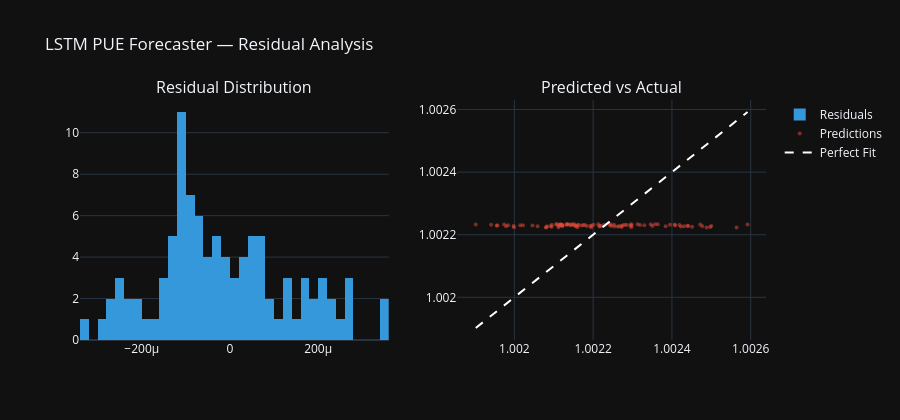

The cell this chart's notebook holds for it:
### Code cell
# Training curve
fig, axes = plt.subplots(1, 2, figsize=(15, 5))

axes[0].plot(train_losses, label='Train Loss', color='#3498db')
axes[0].plot(val_losses,   label='Val Loss',   color='#e74c3c')
axes[0].set_title('LSTM Training Curve', fontweight='bold')
axes[0].set_xlabel('Epoch')
axes[0].set_ylabel('MSE Loss')
axes[0].legend()

# Predictions vs actual
n_show = min(200, len(y_true_real))
axes[1].plot(y_true_real[:n_show], label='Actual PUE',    color='#2ecc71', linewidth=1.5)
axes[1].plot(y_pred_real[:n_show], label='Predicted PUE', color='#e74c3c',
             linewidth=1.5, linestyle='--')
axes[1].set_title('PUE Forecast vs Actual (Test Set)', fontweight='bold')
axes[1].set_xlabel('Time Steps (15-min intervals)')
axes[1].set_ylabel('PUE')
axes[1].legend()

plt.tight_layout()
plt.savefig('pue_forecasting_results.png', dpi=150, bbox_inches='tight')
plt.show()

# Residuals
residuals = y_true_real - y_pred_real
fig2 = make_subplots(rows=1, cols=2, subplot_titles=[
    'Residual Distribution', 'Predicted vs Actual'
])
fig2.add_trace(go.Histogram(x=residuals, nbinsx=50,
    marker_color='#3498db', name='Residuals'), row=1, col=1)
fig2.add_trace(go.Scatter(x=y_true_real, y=y_pred_real, mode='markers',
    marker=dict(color='#e74c3c', size=4, opacity=0.5),
    name='Predictions'), row=1, col=2)
fig2.add_trace(go.Scatter(
    x=[y_true_real.min(), y_true_real.max()],
    y=[y_true_real.min(), y_true_real.max()],
    mode='lines', line=dict(color='white', dash='dash'),
    name='Perfect Fit'), row=1, col=2)
fig2.update_layout(height=420, template='plotly_dark',
                   title='LSTM PUE Forecaster — Residual Analysis')
fig2.show()

### Figure 1 — Plotly figure (JSON) as saved in the notebook; plotly's stock layout.template omitted (floating-point values rounded to 4 significant figures)
{"data": [{"marker": {"color": "#3498db"}, "name": "Residuals", "nbinsx": 50, "type": "histogram", "x": [9.966e-05, -0.0001081, -8.81e-05, -0.0002081, -0.000246, -7.01e-05, -5.913e-05, 1.788e-05, -1.037e-05, 2.766e-05, -0.0001307, 0.000272, -6.425e-05, 7.319e-05, -0.0001115, -0.0001431, 0.0003412, 0.000265, -0.0002245, -2.885e-05, -0.0001432, 4.733e-05, 0.0002258, 0.0001972, 3.552e-05, 0.0002502, -0.0001051, 0.0002133, -4.399e-05, -8.345e-06, 0.0002111, -0.0002722, -3.338e-05, -0.0001138, -7.82e-05, -0.0002155, 0.0001882, -2.98e-06, 5.46e-05, 0.0001633, -0.0002911, 2.074e-05, -0.0001143, -0.0002583, 0.0003594, 0.0002393, -0.000119, -0.0001251, 6.294e-05, -0.0001012, 1.061e-05, -9.847e-05, -2.05e-05, 0.0001234, -8.667e-05, 0.0001305, -0.0001273, -9.644e-05, -8.142e-05, 7.975e-05, 0.000113, -0.0003309, -0.0001156, 0.0001745, -0.0001372, -3.088e-05, -8.774e-05, -6.878e-05, 4.935e-05, -9.847e-05, -0.0001105, 6.676e-05, -5.198e-05, 8.81e-05, 1.121e-05, -5.567e-05, 4.542e-05, -0.0001092, -0.0001837, -0.0002744, 0.0001789, 4.327e-05, 6.664e-05, -3.505e-05, -0.0001156, -0.0001442, 0.0002038, -0.0001682, -0.0001352, -1.121e-05, -0.0002483, 0.0001224, -7.379e-05, -6.986e-05, -0.00023, 0.0002724, 3.862e-05, 0.0001569], "xaxis": "x", "yaxis": "y"}, {"marker": {"color": "#e74c3c", "opacity": 0.5, "size": 4}, "mode": "markers", "name": "Predictions", "type": "scatter", "x": [1.002, 1.002, 1.002, 1.002, 1.002, 1.002, 1.002, 1.002, 1.002, 1.002, 1.002, 1.002, 1.002, 1.002, 1.002, 1.002, 1.003, 1.002, 1.002, 1.002, 1.002, 1.002, 1.002, 1.002, 1.002, 1.002, 1.002, 1.002, 1.002, 1.002, 1.002, 1.002, 1.002, 1.002, 1.002, 1.002, 1.002, 1.002, 1.002, 1.002, 1.002, 1.002, 1.002, 1.002, 1.003, 1.002, 1.002, 1.002, 1.002, 1.002, 1.002, 1.002, 1.002, 1.002, 1.002, 1.002, 1.002, 1.002, 1.002, 1.002, 1.002, 1.002, 1.002, 1.002, 1.002, 1.002, 1.002, 1.002, 1.002, 1.002, 1.002, 1.002, 1.002, 1.002, 1.002, 1.002, 1.002, 1.002, 1.002, 1.002, 1.002, 1.002, 1.002, 1.002, 1.002, 1.002, 1.002, 1.002, 1.002, 1.002, 1.002, 1.002, 1.002, 1.002, 1.002, 1.003, 1.002, 1.002], "xaxis": "x2", "y": [1.002, 1.002, 1.002, 1.002, 1.002, 1.002, 1.002, 1.002, 1.002, 1.002, 1.002, 1.002, 1.002, 1.002, 1.002, 1.002, 1.002, 1.002, 1.002, 1.002, 1.002, 1.002, 1.002, 1.002, 1.002, 1.002, 1.002, 1.002, 1.002, 1.002, 1.002, 1.002, 1.002, 1.002, 1.002, 1.002, 1.002, 1.002, 1.002, 1.002, 1.002, 1.002, 1.002, 1.002, 1.002, 1.002, 1.002, 1.002, 1.002, 1.002, 1.002, 1.002, 1.002, 1.002, 1.002, 1.002, 1.002, 1.002, 1.002, 1.002, 1.002, 1.002, 1.002, 1.002, 1.002, 1.002, 1.002, 1.002, 1.002, 1.002, 1.002, 1.002, 1.002, 1.002, 1.002, 1.002, 1.002, 1.002, 1.002, 1.002, 1.002, 1.002, 1.002, 1.002, 1.002, 1.002, 1.002, 1.002, 1.002, 1.002, 1.002, 1.002, 1.002, 1.002, 1.002, 1.002, 1.002, 1.002], "yaxis": "y2"}, {"line": {"color": "white", "dash": "dash"}, "mode": "lines", "name": "Perfect Fit", "type": "scatter", "x": [1.002, 1.003], "xaxis": "x2", "y": [1.002, 1.003], "yaxis": "y2"}], "layout": {"annotations": [{"font": {"size": 16}, "showarrow": false, "text": "Residual Distribution", "x": 0.225, "xanchor": "center", "xref": "paper", "y": 1, "yanchor": "bottom", "yref": "paper"}, {"font": {"size": 16}, "showarrow": false, "text": "Predicted vs Actual", "x": 0.775, "xanchor": "center", "xref": "paper", "y": 1, "yanchor": "bottom", "yref": "paper"}], "height": 420, "title": {"text": "LSTM PUE Forecaster — Residual Analysis"}, "xaxis": {"anchor": "y", "domain": [0, 0.45]}, "xaxis2": {"anchor": "y2", "domain": [0.55, 1]}, "yaxis": {"anchor": "x", "domain": [0, 1]}, "yaxis2": {"anchor": "x2", "domain": [0, 1]}}}
